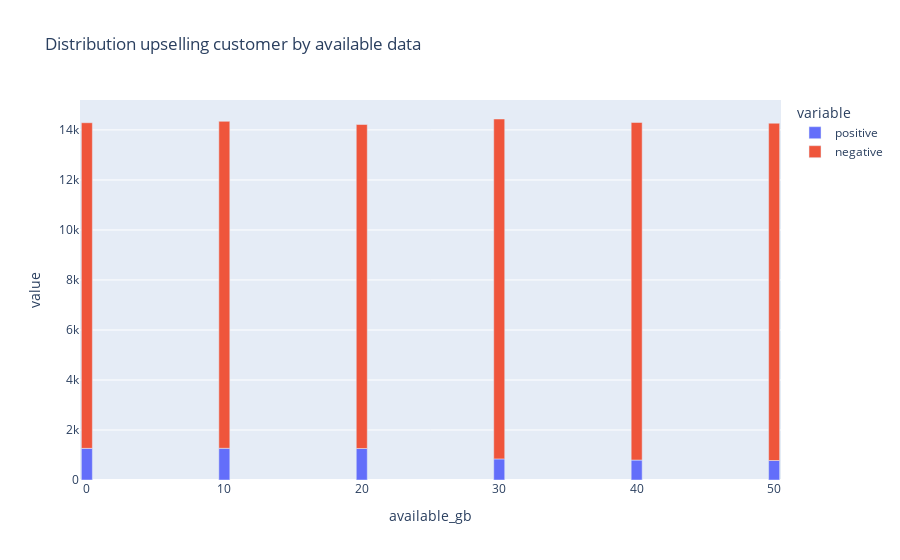

The code cell stored with this chart in its notebook:
### Code cell
binned_gb_upselling = core_data.group_by('available_gb').agg(
    pl.len().alias("count"),
    (pl.col("has_done_upselling") == True).sum().alias("positive"),
    (pl.col("has_done_upselling") == False).sum().alias("negative"),
).sort('available_gb')

fig = px.bar(binned_gb_upselling, x="available_gb", y=['positive', 'negative'], title='Distribution upselling customer by available data')
fig.show()

### Figure 1 — Plotly figure (JSON) as saved in the notebook; plotly's stock layout.template omitted (floating-point values rounded to 4 significant figures)
{"data": [{"hovertemplate": "variable=positive<br>available_gb=%{x}<br>value=%{y}<extra></extra>", "legendgroup": "positive", "marker": {"color": "#636efa", "pattern": {"shape": ""}}, "name": "positive", "orientation": "v", "showlegend": true, "textposition": "auto", "type": "bar", "x": [NaN, 0.0, 10.0, 20.0, 30.0, 40.0, 50.0], "xaxis": "x", "y": [835, 1265, 1268, 1260, 843, 798, 780], "yaxis": "y"}, {"hovertemplate": "variable=negative<br>available_gb=%{x}<br>value=%{y}<extra></extra>", "legendgroup": "negative", "marker": {"color": "#EF553B", "pattern": {"shape": ""}}, "name": "negative", "orientation": "v", "showlegend": true, "textposition": "auto", "type": "bar", "x": [NaN, 0.0, 10.0, 20.0, 30.0, 40.0, 50.0], "xaxis": "x", "y": [13313, 13023, 13076, 12957, 13594, 13500, 13488], "yaxis": "y"}], "layout": {"barmode": "relative", "legend": {"title": {"text": "variable"}, "tracegroupgap": 0}, "title": {"text": "Distribution upselling customer by available data"}, "xaxis": {"anchor": "y", "domain": [0, 1], "title": {"text": "available_gb"}}, "yaxis": {"anchor": "x", "domain": [0, 1], "title": {"text": "value"}}}}
